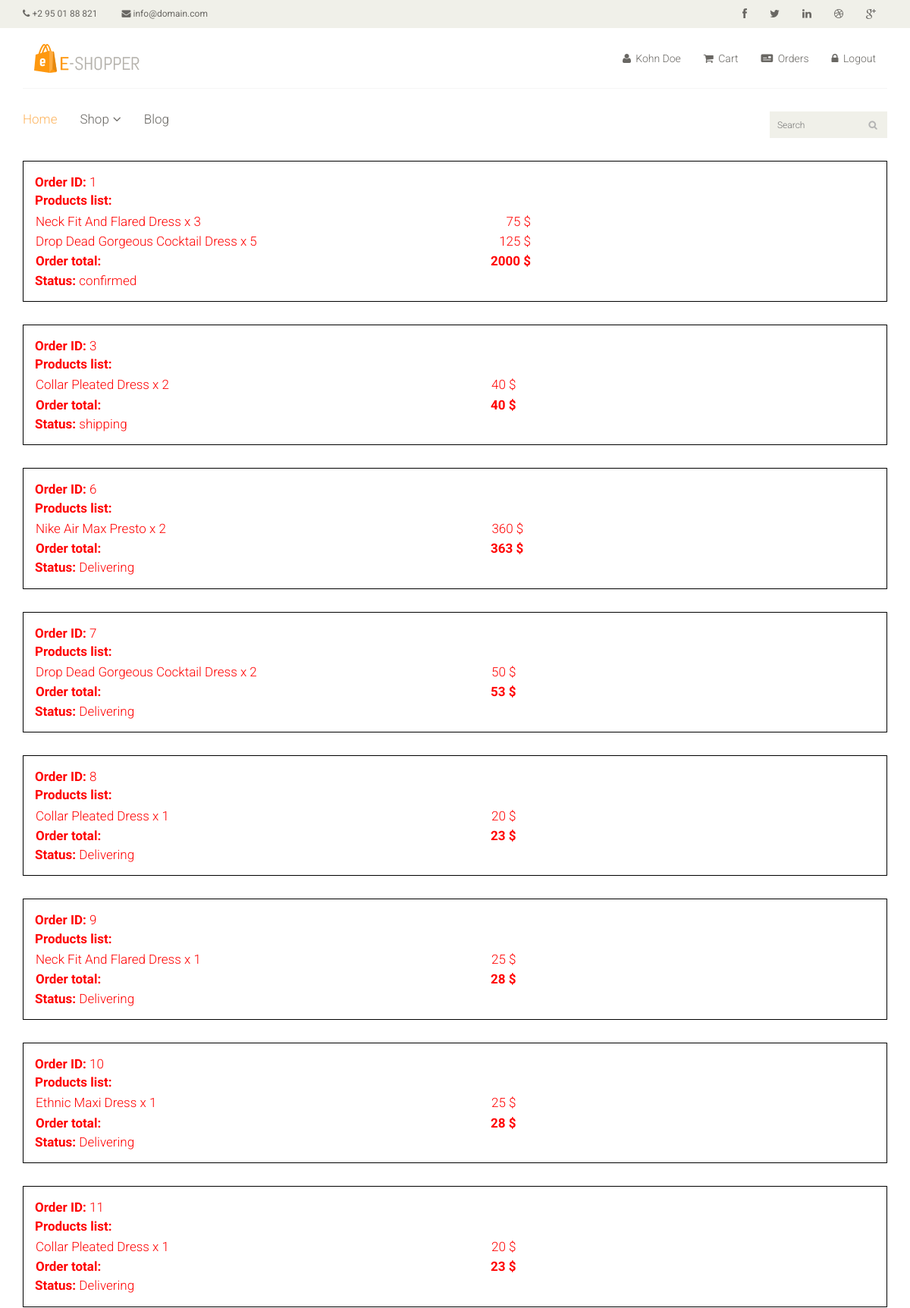
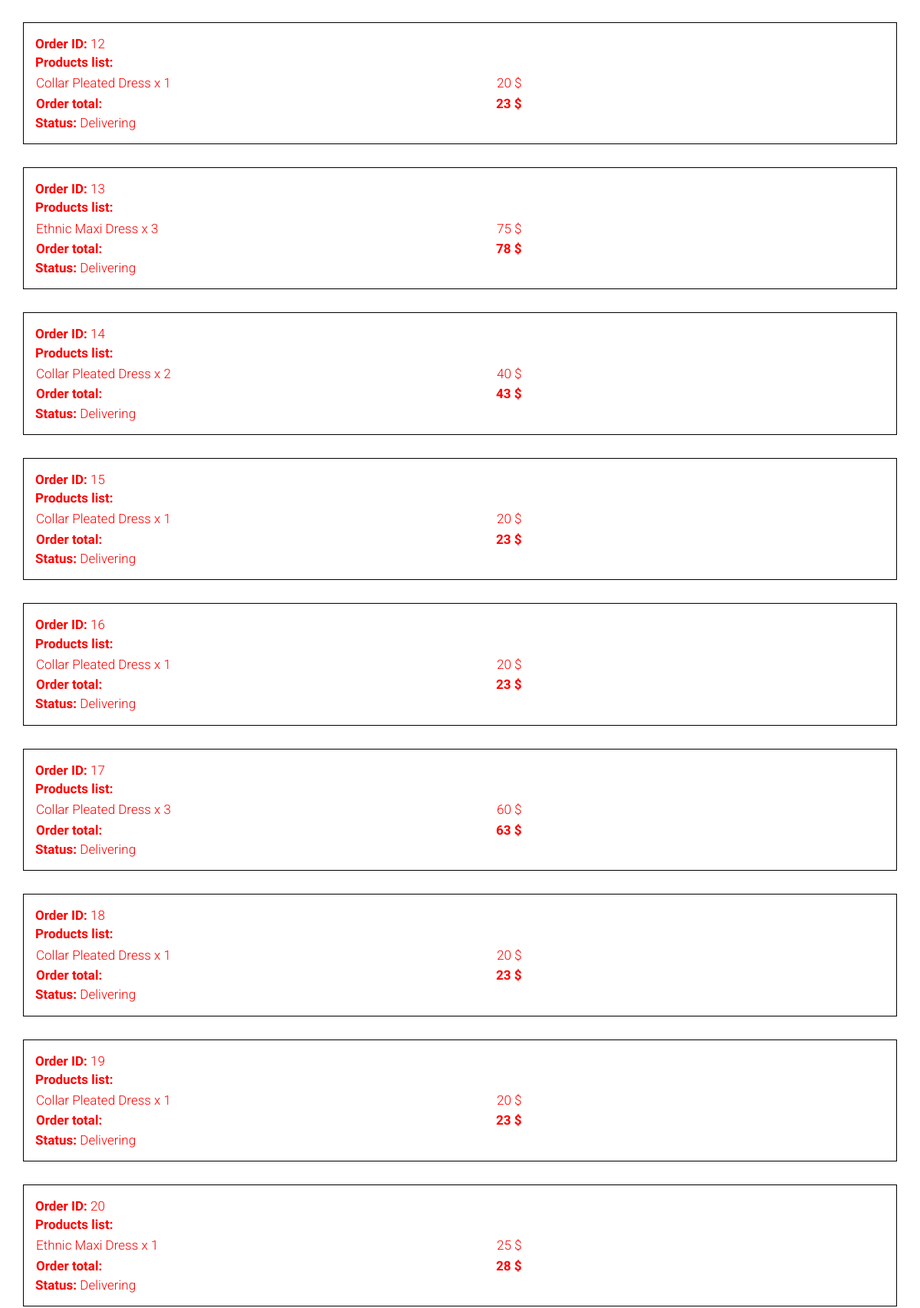
/?quanly=orders (signed in, upper part), run on the app's committed database (2 pictures, top to bottom).
### tables this page shows
CREATE TABLE `orders` (
  `id` int(11) NOT NULL,
  `user_id` int(11) NOT NULL,
  `status` enum('confirmed','cancelled','completed','shipping') DEFAULT NULL,
  `voucher` int(11) DEFAULT NULL,
  `total` int(11) NOT NULL,
  `ghn_id` varchar(50) DEFAULT NULL
);

CREATE TABLE `order_details` (
  `order_id` int(11) NOT NULL,
  `clothing_id` int(11) NOT NULL,
  `quantity` int(11) NOT NULL
);

CREATE TABLE `clothes` (
  `id` int(11) NOT NULL,
  `status` enum('hide','active','delete') DEFAULT NULL,
  `img` varchar(255) DEFAULT NULL,
  `title` varchar(255) DEFAULT NULL,
  `description` varchar(255) DEFAULT NULL,
  `category` int(11) NOT NULL,
  `sex` enum('men','women','kid','unisex') DEFAULT NULL,
  `price` float DEFAULT NULL,
  `quantity` int(11) DEFAULT NULL
);

### include/orders.php (the view, shortened to what this page needs)
<?php
    $id_user=$_SESSION['id_account'];
	$show_orders=mysqli_query($con,"SELECT orders.id,orders.user_id, orders.total,clothes.title,clothes.price,order_details.quantity FROM `orders`  inner join order_details on orders.id=order_details.order_id inner join clothes on order_details.clothing_id=clothes.id WHERE orders.user_id=$id_user");
	$items = '';
    $orders_id = mysqli_query($con, "SELECT id, status, total FROM `orders` WHERE user_id = $id_user");
    $orders_id_list = array();
    while($order_id = mysqli_fetch_array($orders_id)){
        $orders_id_list[] = $order_id;
    }
    $orders_list = array();
    while($show_order=mysqli_fetch_array($show_orders)){
        $orders_list[] = $show_order;
    }
    for($i = 0; $i < count($orders_id_list); $i++){
        $items .= "
        <div class='order'>
            <p><b>Order ID: </b>".$orders_id_list[$i]['id']."</p>
            <p><b>Products list: </b></p>
            <table>
            <thead>
                <tr>
                    <td class='order-product-title'>
                    </td>
                    <td>
                    </td>
                </tr>
            </thead>
            <tbody>
        ";
        for($j = 0; $j < count($orders_list); $j++)
        {
            if($orders_id_list[$i]['id'] == $orders_list[$j]['id']){
                $items .= "
                <tr>
                    <td>
                        <p>".$orders_list[$j]['title']." x ".$orders_list[$j]['quantity']."<p>
                    </td>
                    <td class='order-product-price'>
                        <p>".$orders_list[$j]['price']*$orders_list[$j]['quantity']." $<p>
                    </td>
                </tr>
                ";
            }
        }
        $status = 'Delivering';
        if($orders_id_list[$i]['status']){
            $status = $orders_id_list[$i]['status'];
        }
        $items .= "
            <tr>
                <td>
                    <p><b>Order total:</b></p>
                </td>
                <td class='order-product-price'><b>"
                    .$orders_id_list[$i]['total']." $</b>
                </td>
            <tr>
        </tbody>
        </table>
        <p><b>Status: </b>".$status."</p>
        </div>";
    }
?>
<section id="orders">
	<div class="container">
        <div id="order-items">
            <?php echo $items ?>
        </div>
    </div>
</section>

### css/main.css (style rules this page uses)
body { font-family: 'Roboto', sans-serif; position: relative; font-weight: 400px; }
#orders { font-size: 17px; font-weight: 300; color: red; }

### include/orders.php (style rules this page uses)
.order { border: 1px solid black; padding: 15px; margin-bottom: 30px; }
#order-items { font-size: 17px; font-weight: 300; }
.order * { margin: 0; }
.order-product-title { width: 600px; }
.order-product-price { text-align: right; }

### data on the page
orders: id "1", total "2000", status "confirmed"
order_details: clothing.title "Neck Fit And Flared Dress", quantity "3", $orders_list[$j]['price']*$orders_list[$j]['quantity'] "75"
order_details: clothing.title "Drop Dead Gorgeous Cocktail Dress", quantity "5", $orders_list[$j]['price']*$orders_list[$j]['quantity'] "125"
orders: id "3", total "40", status "shipping"
order_details: clothing.title "Collar Pleated Dress", quantity "2", $orders_list[$j]['price']*$orders_list[$j]['quantity'] "40"
orders: id "6", total "363", status "Delivering"
order_details: clothing.title "Nike Air Max Presto", quantity "2", $orders_list[$j]['price']*$orders_list[$j]['quantity'] "360"
orders: id "7", total "53", status "Delivering"
order_details: clothing.title "Drop Dead Gorgeous Cocktail Dress", quantity "2", $orders_list[$j]['price']*$orders_list[$j]['quantity'] "50"
orders: id "8", total "23", status "Delivering"
order_details: clothing.title "Collar Pleated Dress", quantity "1", $orders_list[$j]['price']*$orders_list[$j]['quantity'] "20"
orders: id "9", total "28", status "Delivering"
order_details: clothing.title "Neck Fit And Flared Dress", quantity "1", $orders_list[$j]['price']*$orders_list[$j]['quantity'] "25"
orders: id "10", total "28", status "Delivering"
order_details: clothing.title "Ethnic Maxi Dress", quantity "1", $orders_list[$j]['price']*$orders_list[$j]['quantity'] "25"
orders: id "11", total "23", status "Delivering"
order_details: clothing.title "Collar Pleated Dress", quantity "1", $orders_list[$j]['price']*$orders_list[$j]['quantity'] "20"
orders: id "12", total "23", status "Delivering"
order_details: clothing.title "Collar Pleated Dress", quantity "1", $orders_list[$j]['price']*$orders_list[$j]['quantity'] "20"
orders: id "13", total "78", status "Delivering"
order_details: clothing.title "Ethnic Maxi Dress", quantity "3", $orders_list[$j]['price']*$orders_list[$j]['quantity'] "75"
orders: id "14", total "43", status "Delivering"
order_details: clothing.title "Collar Pleated Dress", quantity "2", $orders_list[$j]['price']*$orders_list[$j]['quantity'] "40"
orders: id "15", total "23", status "Delivering"
order_details: clothing.title "Collar Pleated Dress", quantity "1", $orders_list[$j]['price']*$orders_list[$j]['quantity'] "20"
orders: id "16", total "23", status "Delivering"
order_details: clothing.title "Collar Pleated Dress", quantity "1", $orders_list[$j]['price']*$orders_list[$j]['quantity'] "20"
orders: id "17", total "63", status "Delivering"
order_details: clothing.title "Collar Pleated Dress", quantity "3", $orders_list[$j]['price']*$orders_list[$j]['quantity'] "60"
orders: id "18", total "23", status "Delivering"
order_details: clothing.title "Collar Pleated Dress", quantity "1", $orders_list[$j]['price']*$orders_list[$j]['quantity'] "20"
orders: id "19", total "23", status "Delivering"
order_details: clothing.title "Collar Pleated Dress", quantity "1", $orders_list[$j]['price']*$orders_list[$j]['quantity'] "20"
orders: id "20", total "28", status "Delivering"
order_details: clothing.title "Ethnic Maxi Dress", quantity "1", $orders_list[$j]['price']*$orders_list[$j]['quantity'] "25"

### other printed values
$name "Kohn Doe"
